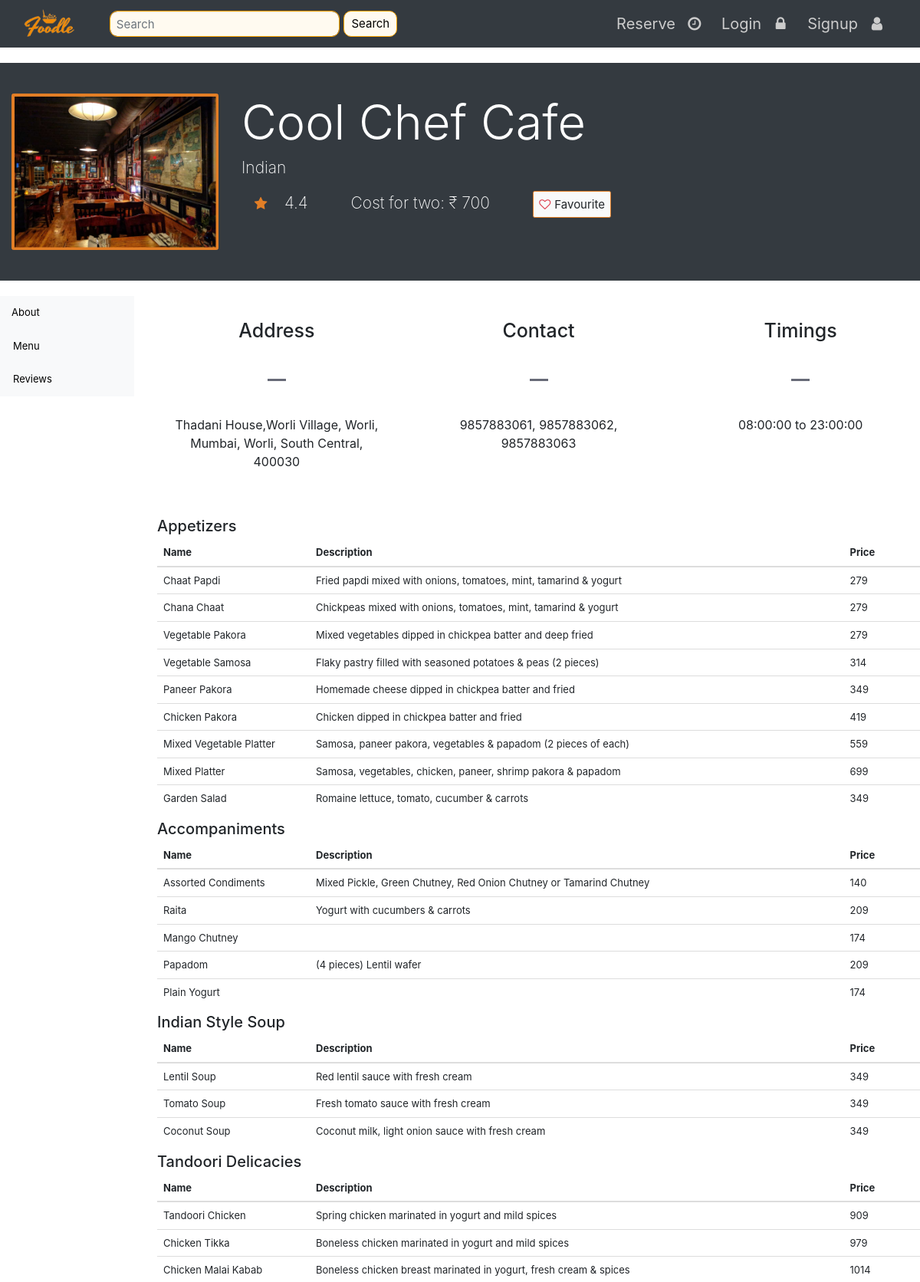
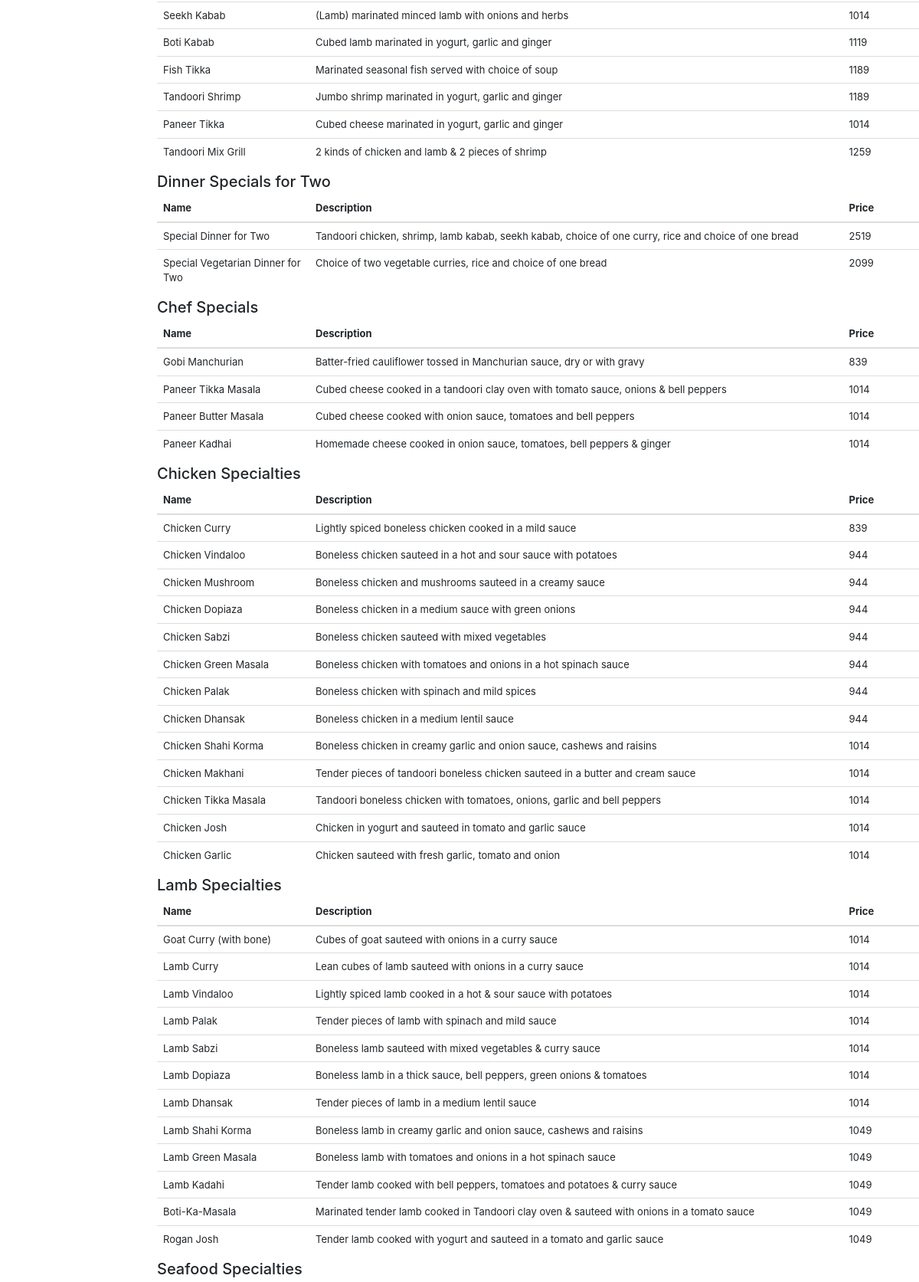
The app's page /rest_details.php?rest_id=241 (upper part) with its own data (2 pictures, top to bottom).
### tables this page shows
CREATE TABLE `rest` (
  `rest_id` int(11) NOT NULL,
  `rest_name` varchar(50) NOT NULL,
  `rest_addr` varchar(300) NOT NULL,
  `rest_cuisine` varchar(50) NOT NULL,
  `rating` float NOT NULL,
  `cost` int(11) NOT NULL,
  `start_time` time DEFAULT '08:00:00',
  `end_time` time DEFAULT '23:00:00',
  `rating_count` int(11) DEFAULT '7',
  `mgr_id` varchar(15) DEFAULT NULL,
  `rec_id` varchar(15) DEFAULT NULL,
  `latitude` double NOT NULL,
  `longitude` double NOT NULL
);

### rest_details.php (the view, shortened to what this page needs)
<?php
include 'templates/header.php';
?>
<?php
include 'templates/navbar.php';
include 'templates/db-con.php';
function addcss(){
	echo '<link rel="stylesheet" type="text/css" href="styles/rest_details.css">';
}
$rest_id=$_GET['rest_id'];
$sql = "SELECT * FROM rest where rest_id = '$rest_id'";
$result = mysqli_query($conn, $sql);
if (mysqli_num_rows($result) != 0) {
	$rest_data = mysqli_fetch_assoc($result);
}
$sql = "SELECT contact FROM rest_contact where rest_id = '$rest_id'";
$result = mysqli_query($conn, $sql);
$contact = array();
if (mysqli_num_rows($result) != 0) {
	while($contact_data = mysqli_fetch_assoc($result))
	{
		$contact[] = $contact_data['contact'];
	}
}
$sql = "select distinct category from menu";
$result = mysqli_query($conn, $sql);
$category = array();
if (mysqli_num_rows($result) != 0) {
	while($category_data = mysqli_fetch_assoc($result))
	{
		$category[] = $category_data['category'];
	}
}
?>
<div class="jumbotron jumbotron-fluid">
	<div class="container-fluid">
		<div class="row">
			<div class="col-sm-3">
				<img src="images/<?php echo abs(crc32($rest_id))%30; ?>.jpg" alt="<?php echo $rest_data['rest_name'];?>" class="img-thumbnail">
			</div>
			<div class="col-sm-9" id="rest-data">
				<h1 class="display-4">
					<?php echo $rest_data['rest_name'] ?></h1>
			<p>	<?php
				$cuisine = explode(',', $rest_data['rest_cuisine']);
				for ($x = 0; $x < sizeof($cuisine); $x++) {
					echo $cuisine[$x];
				}
				?>
			</p>
				<p>
					<span class="fa fa-star" id="rating-star"></span>
					<span id="rating-value" style="padding-right:50px"><?php echo $rest_data['rating'] ?></span>
					<span id="cost-for-2" style="padding-right:50px;">Cost for two: ₹ <?php echo $rest_data['cost'] ?></span>
					<span><button class="btn btn-light" id="fav-btn" onclick="add_fav(<?php echo $rest_id; ?>);">
						<span id="fav-heart" class="
<?php
	if(isset($_SESSION['uname'])){
		$user_id = $_SESSION['uname'];
		$sql = "select * from favourites where user_id = '$user_id' and rest_id = '$rest_id';";
		$result = mysqli_query($conn, $sql);
		if (mysqli_num_rows($result) != 0)
			echo 'fa fa-heart';
		else
			echo 'fa fa-heart-o';
	}
	else
		echo 'fa fa-heart-o';
?>
					"></span>Favourite</button></span>
				</p>
			</div>
		</div>
	</div>
</div>
<div class="row">
	<div class="col-sm-2">
		<div class="sticky-top">
			<nav id="side-navigation">
				<ul class="nav nav-pills flex-column side-nav bg-light">
				<li class="nav-item" id="side-nav-item"><a href="#rest_info" class="nav-link" id="side-nav-link">About</a></li>
				<li class="nav-item" id="side-nav-item"><a href="#menu" class="nav-link" id="side-nav-link">Menu</a>
				</li>
				<li class="nav-item" id="side-nav-item"><a href="#reviews" class="nav-link" id="side-nav-link" >Reviews</a></li>
					</ul>
				</nav>
			</div>
	</div>
	<div class="col-sm-10">
		<div class="row" id="rest_info">
			<div class="col-md">
				<h1>Address</h1>
				<div class="uline"></div>
				<p><?php echo $rest_data['rest_addr']; ?></p>
			</div>
			<div class="col-md" >
				<h1>Contact</h1>
				<div class="uline"></div>
				<p><?php
						for ($x = 0; $x < sizeof($contact); $x++) {
							echo $contact[$x];
							if($x != sizeof($contact)-1)
								echo ", ";
						}
					?></p>
			</div>
			<div class="col-md">
				<h1>Timings</h1>
				<div class="uline"></div>
				<p>
					<?php 	echo $rest_data['start_time'];
							echo ' to ';
							echo $rest_data['end_time'];
					?>
				</p>
			</div>
		</div>
		<div class="table-responsive">
<?php
	foreach ($category as $cat){
		echo '<h2 id="';
		echo str_replace(' ', '-', $cat);
		echo '">';
		echo $cat;
		echo "</h2>";
		echo '<table class="table table-hover" id="menu-table">
				<colgroup>
					 <col span="1" style="width: 20%;">
					 <col span="1" style="width: 70%;">
					 <col span="1" style="width: 10%;">
  				</colgroup>
				<thead>
					<tr>
					  <th scope="col">Name</th>
					  <th scope="col">Description</th>
					  <th scope="col">Price</th>
					</tr>
				</thead>
				<tbody>';
		$sql = "SELECT item_name, description, price FROM menu WHERE category = '$cat'";
		$result = mysqli_query($conn, $sql);
		if (mysqli_num_rows($result) != 0) {
			while($menu_item = mysqli_fetch_assoc($result))
			{
				echo "<tr>
					  <td>";
				echo $menu_item['item_name'];
				echo "</td>
					  <td>";
				echo $menu_item['description'];
				echo "</td>
				 <td>";
				echo $menu_item['price'];
				echo "</td>
    				</tr>";
			}
		}
		echo '</tbody>
			</table>';
	}
?>
		</div>
	</div>
		</div>
<?php
include 'templates/footer.php';
?>

### styles/h.css (style rules this page uses)
.fa { padding: 20px; font-size: 30px; width: 50px; text-align: center; text-decoration: none; }

### styles/rest_details.css (style rules this page uses)
.img-thumbnail { background-color: #e27e26; border-color: #e27e26; }
#side-nav-item { font-size: 13px; color: black; padding: 2px 0px; }
#side-nav-item > a { color: black; }
.jumbotron { background-color: #343A40; color: white; }
#rating-star { font-size: 18px; padding: 1px; color: #e27e26; }
#fav-btn { font-size: 15px; border-color: #e27e26; }
#fav-heart { color: #dc3545; font-size: 15px; padding: 5px; padding-left: 0px; width: auto; }
.uline { display: block; width: 24px; height: 3px; background-color: #686b78; margin: 18px auto 30px; }
#rest_info > div > h1 { text-align: center; padding: 30px; }
#rest_info > div > p { text-align: center; font-size: 16px; padding: 15px; padding-bottom: 50px; }
table { font-size: 13px; }

### records on screen
rest: rest_name "Cool Chef Cafe", rest_cuisine "Indian", rating "4.4", cost "700", rest_addr "Thadani House,Worli Village, Worli, Mumbai, Worli, South Central, 400030", start_time "08:00:00", end_time "23:00:00"

### other values on screen
$contact[$x] "9857883061"
$contact[$x] "9857883062"
$contact[$x] "9857883063"
$cat "Appetizers"
$menu_item['item_name'] "Chaat Papdi"
$menu_item['description'] "Fried papdi mixed with onions, tomatoes, mint, tamarind & yogurt"
$menu_item['price'] "279"
$menu_item['item_name'] "Chana Chaat"
$menu_item['description'] "Chickpeas mixed with onions, tomatoes, mint, tamarind & yogurt"
$menu_item['item_name'] "Vegetable Pakora"
$menu_item['description'] "Mixed vegetables dipped in chickpea batter and deep fried"
$menu_item['item_name'] "Vegetable Samosa"
$menu_item['description'] "Flaky pastry filled with seasoned potatoes & peas (2 pieces)"
$menu_item['price'] "314"
$menu_item['item_name'] "Paneer Pakora"
